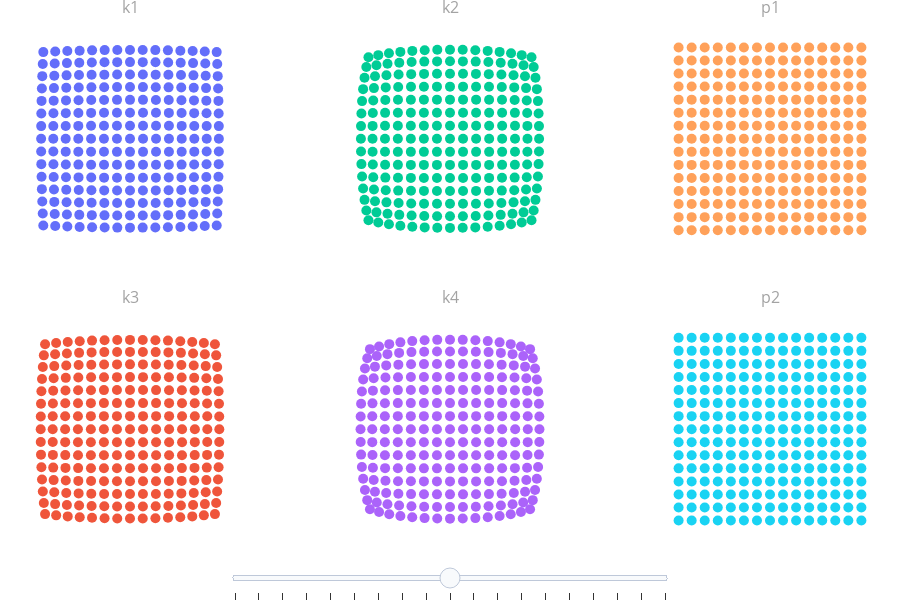

The code cell stored with this chart in its notebook:
### Markdown cell above
## Distortion Parameters

Unless you are using a pinhole camera (you probably aren't), modeling the distortion caused by the lenses may be beneficial. We represent the distortion with 6 parameters, $[k_1, k_2, k_3, k_4]$ for radial distortion and $[p_1, p_2]$ for tangential distortion.

### Code cell
# OUTPUT_ONLY
height = 15
width = 15

from plotly.subplots import make_subplots

distortion_names = ("k1", "k2", "p1", "k3", "k4", "p2")
distortion_min = (0.01, 0.001, 0.01, 0.001, -0.05, -0.05)
distortion_max = (0.05, 0.05, 0.05, 0.05, 0.05, 0.05)
fig = make_subplots(rows=2, cols=3, vertical_spacing=0.1, subplot_titles=distortion_names)

num_steps = 19
all_steps = []
for i in range(len(distortion_names)):
    for step in torch.linspace(distortion_min[i], distortion_max[i], num_steps):
        distortion_params = torch.zeros(6)
        distortion_params[i] = step

        from nerfstudio.cameras import camera_utils

        coords = torch.meshgrid(torch.linspace(-1, 1, height), torch.linspace(-1, 1, width), indexing="ij")
        coords = torch.stack(coords, dim=-1)

        coords = camera_utils.radial_and_tangential_undistort(coords, distortion_params)

        fig.add_trace(
            go.Scatter(
                x=coords[..., 0].flatten(),
                y=coords[..., 1].flatten(),
                mode="markers",
                marker=dict(
                    size=10,
                ),
                visible=False,
            ),
            row=i % 2 + 1,
            col=i // 2 + 1,
        )

    fig.data[num_steps * i + num_steps // 2].visible = True

# Create and add slider
steps = []
for i in range(num_steps):
    step = dict(method="update", args=[{"visible": [False] * len(fig.data)}], label="")
    for d in range(len(distortion_names)):
        step["args"][0]["visible"][num_steps * d + i] = True
    steps.append(step)

sliders = [
    dict(
        active=num_steps // 2,
        pad={"t": 10},
        steps=steps,
        len=0.5,
        x=0.5,
        xanchor="center",
    )
]

webdocs_layout = go.Layout(
    height=600,
    sliders=sliders,
    margin=dict(r=0, b=0, l=0, t=20),
    hovermode=False,
    showlegend=False,
    paper_bgcolor="rgba(0,0,0,0)",
    plot_bgcolor="rgba(0,0,0,0)",
    font=dict(color="#a3a3a3", size=18),
)
fig.for_each_yaxis(lambda x: x.update(range=[-1.3, 1.3], constrain="domain", showgrid=False, visible=False))
fig.for_each_xaxis(lambda x: x.update(scaleanchor="y", scaleratio=1, showgrid=False, visible=False))
fig.update_layout(webdocs_layout)

fig.show()
